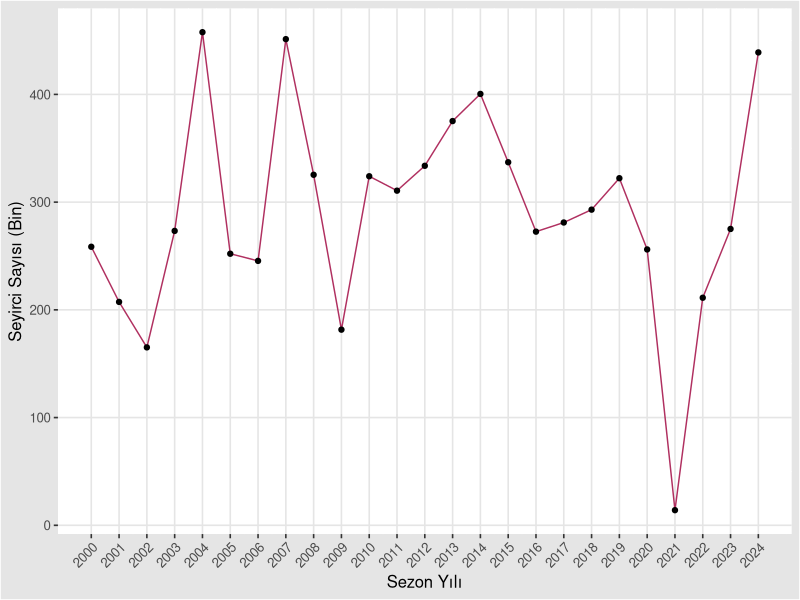
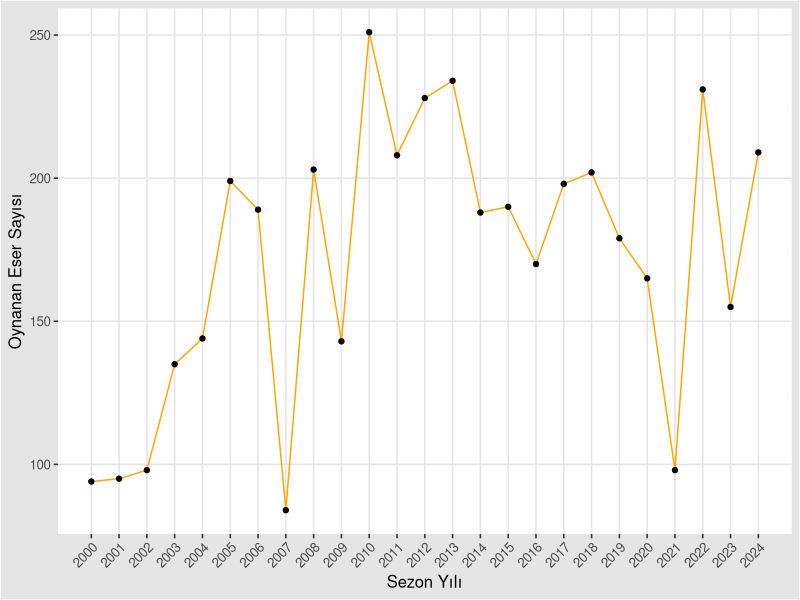
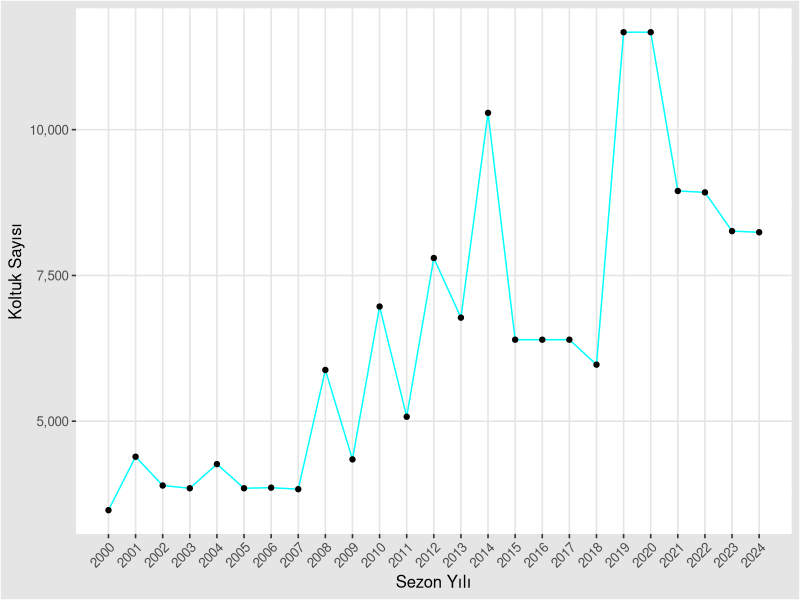
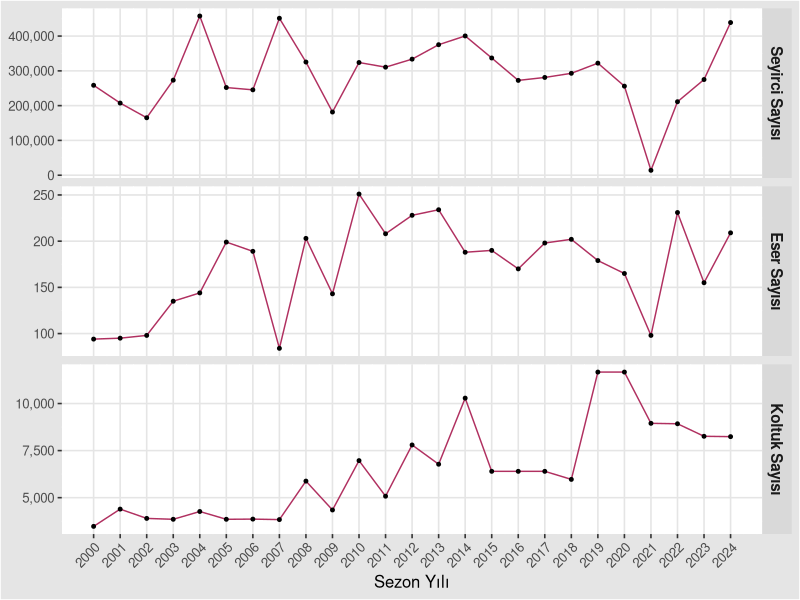
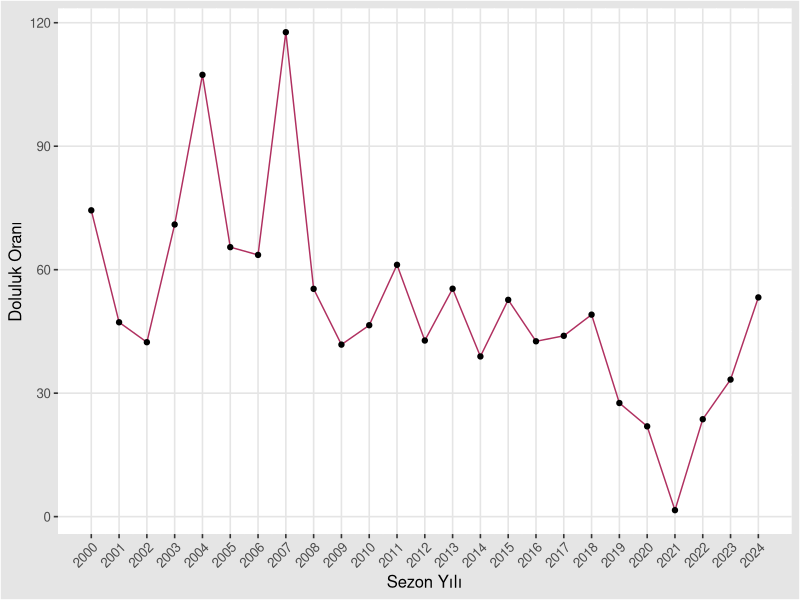
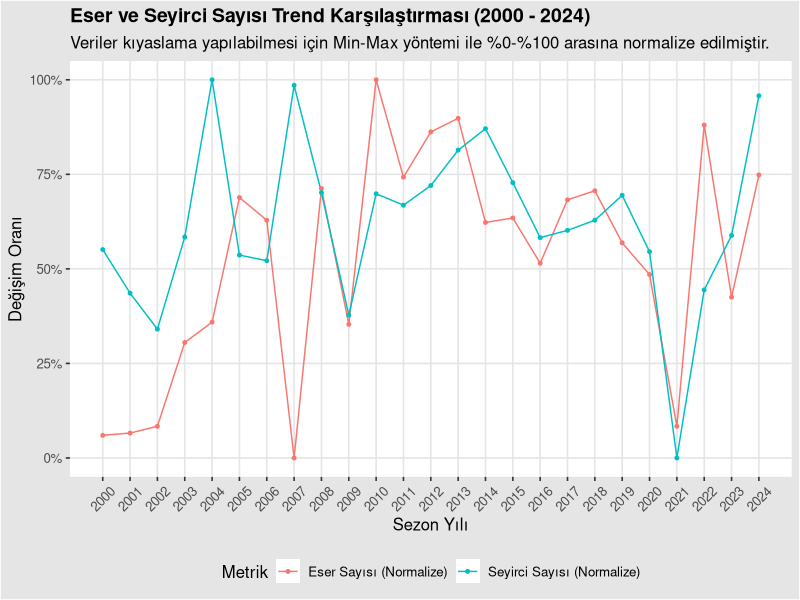

Reproduce these figures in R, in order.
## ---- chunk 1

#install.packages("tidyverse", repos = "https://cran.rstudio.com/")
#install.packages("ggthemes", repos =  "https://cran.rstudio.com/")
#install.packages("patchwork", repos =  "https://cran.rstudio.com/")
library(tidyverse)
library(ggplot2)
library(readxl)
#library(knitr)
library(dplyr)
library(scales)
library(ggthemes)
library(tidyr)
#library(patchwork)

operabale <- read_xlsx("operabale.xlsx")
str(operabale)

#view(operabale)
#kable(operabale)
#glimpse(operabale)
#summary(operabale)

anyNA(operabale)

sapply(operabale, class)

sum(duplicated(operabale))

#yıllara göre seyirci sayısı değişimi
ob1 <- operabale |> ggplot(aes(x = sezon_yili, y = toplam_seyirci_sayisi/1000))

ob1 + geom_line(color = "maroon") + 
     geom_point(color = "black") +
     xlab("Sezon Yılı") + 
     ylab("Seyirci Sayısı (Bin)") + 
     scale_x_continuous(breaks = seq(min(operabale$sezon_yili),
                                 max(operabale$sezon_yili), by = 1)) +
     theme_igray() +
     theme(axis.text.x = element_text(angle = 45, hjust = 1))
     

#yıllara göre oynanan eser sayısı değişimi
ob2 <- operabale |> ggplot(aes(x = sezon_yili, y = toplam_oynanan_eser_sayisi))

ob2 + geom_line(color = "orange") + 
     geom_point(color = "black") +
     xlab("Sezon Yılı") + 
     ylab("Oynanan Eser Sayısı") + 
     scale_x_continuous(breaks = seq(min(operabale$sezon_yili),
                                 max(operabale$sezon_yili), by = 1)) +
     theme_igray() +
     theme(axis.text.x = element_text(angle = 45, hjust = 1))


#yıllara göre koltuk sayısı değişimi
ob3 <- operabale |> ggplot(aes(x = sezon_yili, y = koltuk_sayisi))

ob3 + geom_line(color = "cyan") + 
     geom_point(color = "black") +
     xlab("Sezon Yılı") + 
     ylab("Koltuk Sayısı") + 
     scale_y_continuous(labels = comma) + 
     scale_x_continuous(breaks = seq(min(operabale$sezon_yili),
                                 max(operabale$sezon_yili), by = 1)) +
     theme_igray() +
     theme(axis.text.x = element_text(angle = 45, hjust = 1))

#birlikte göstermek

uzun <- operabale |>
  pivot_longer(
    cols = c(toplam_seyirci_sayisi, toplam_oynanan_eser_sayisi, koltuk_sayisi),
    names_to = "degisken",
    values_to = "deger"
  )

uzun$degisken <- factor(
  uzun$degisken,
  levels = c("toplam_seyirci_sayisi", "toplam_oynanan_eser_sayisi", "koltuk_sayisi"),
  labels = c("Seyirci Sayısı",
             "Eser Sayısı",
             "Koltuk Sayısı")
  
)

ggplot(uzun, aes(x = sezon_yili, y = deger)) +
  geom_line(color = "maroon") +
  geom_point(size = 1) +
  facet_grid(
    degisken ~ .,
    scales = "free_y"
  ) +
  scale_x_continuous(breaks = seq(min(operabale$sezon_yili),
                                 max(operabale$sezon_yili), by = 1))+
  scale_y_continuous(labels = comma) +
  theme_igray() +
  theme(
    strip.text.y = element_text(size = 11, face = "bold"),
    axis.text.x = element_text(angle = 45, hjust = 1)) +
  labs(x = "Sezon Yılı", y = NULL)


#koltuk sayısına göre salonların doluluk oranı tahmini, kültür-sanat etkinliklerine olan ilgi
dolulukorani <- operabale$toplam_seyirci_sayisi / operabale$koltuk_sayisi

dolulukorani

ob4 <- operabale |> ggplot(aes(x = sezon_yili, y = dolulukorani))

ob4 + geom_line(color = "maroon") + 
     geom_point(color = "black") +
     xlab("Sezon Yılı") + 
     ylab("Doluluk Oranı") + 
     scale_x_continuous(breaks = seq(min(operabale$sezon_yili),
                                 max(operabale$sezon_yili), by = 1)) +
     theme_igray() +
     theme(axis.text.x = element_text(angle = 45, hjust = 1))


#normalize edilmiş trend grafiği, eser sayısı ve seyirci sayısındaki büyümeyi birlikte görmek için (arz-talep)

# Min-Max Normalizasyon Fonksiyonu
min_max_norm <- function(x) {
  (x - min(x, na.rm = TRUE)) / (max(x, na.rm = TRUE) - min(x, na.rm = TRUE))
}

# Veriyi normalize etme ve uzun formata getirme
normalize_operabale <- operabale |>
  mutate(
    eser_norm = min_max_norm(toplam_oynanan_eser_sayisi),
    seyirci_norm = min_max_norm(toplam_seyirci_sayisi)
  ) |>
  select(sezon_yili, eser_norm, seyirci_norm) |>
  pivot_longer(cols = c(eser_norm, seyirci_norm), 
               names_to = "Metrik", 
               values_to = "Deger") |>
  mutate(Metrik = recode(Metrik, 
                         "eser_norm" = "Eser Sayısı (Normalize)", 
                         "seyirci_norm" = "Seyirci Sayısı (Normalize)"))


ggplot(normalize_operabale, aes(x = sezon_yili, y = Deger, color = Metrik, group = Metrik)) +
  geom_line() +
  geom_point(size = 1) +
  scale_y_continuous(labels = scales::percent, limits = c(0, 1)) +
  scale_x_continuous(breaks = seq(2000, 2024, by = 1)) +
  labs(
    title = "Eser ve Seyirci Sayısı Trend Karşılaştırması (2000 - 2024)",
    subtitle = "Veriler kıyaslama yapılabilmesi için Min-Max yöntemi ile %0-%100 arasına normalize edilmiştir.",
    x = "Sezon Yılı",
    y = "Değişim Oranı",
  
  ) +
  theme_igray() +
  theme(
    legend.position = "bottom",
    plot.title = element_text(face = "bold", size = 14),
    axis.text.x = element_text(angle = 45, vjust = 0.5)
  )

#normalize_operabale
#uzun
